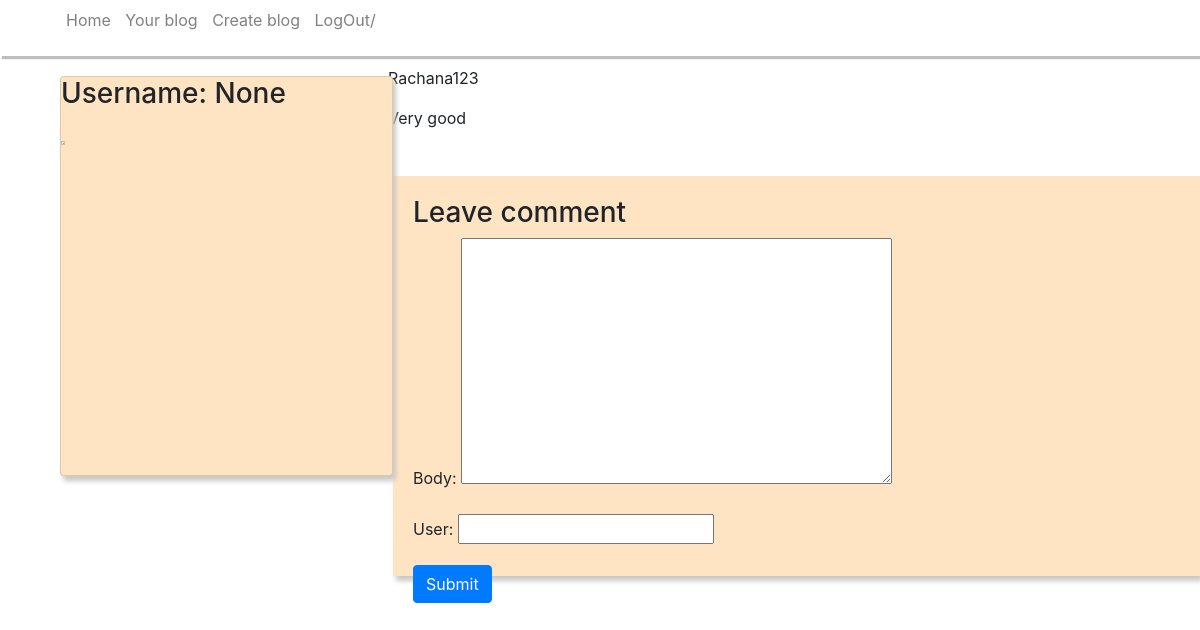
The app's page /posts/9 with its own data.
### myapp/models.py (models this page shows, shortened)
class Blog(models.Model):
    title = models.CharField(max_length=100)
    content = models.TextField()
    Image = models.ImageField(upload_to='Images', null=True, blank=True)
    user = models.ForeignKey(User, on_delete=models.CASCADE, null=True)

class Comment(models.Model):
    blog = models.ForeignKey(Blog, on_delete=models.CASCADE, related_name='comments')
    user = models.CharField(max_length=100, default="Anonumous")
    body = models.TextField()
    active = models.BooleanField(default=True)

### myapp/views.py (the view)
# urls.py: path('posts/<int:id>', views.Comment_detail, name='posts')
def Comment_detail(request, id):
    post = Blog.objects.get(pk = id)
    comments = post.comments.filter(active=True)
    new_comment = None
    if request.method == "POST":
        comment_data = Comment_form(request.POST, instance=post)
        uname = request.user
        fm = blog_form(initial={'user':uname})
        if comment_data.is_valid():
            new_comment = comment_data.save()
    else:
        comment_data = Comment_form(instance=post)
    return render(request, 'post.html', {'post': post, 'comments':comments, 'new_comment':new_comment, 'comment_data': comment_data})

### myapp/forms.py
class Comment_form(forms.ModelForm):
    class Meta:
        model = Comment
        fields = ['body', 'user']

### myapp/templates/post.html (shortened to what this page needs)
{% extends 'main_page.html' %}
{% block content %}
<div class="container">
    <div class="row card">
    <h3>Username: {{post.user}}</h3>
    <img src="{{i.get_Image_url}}" alt="{{uname}}" style="width:5%; height:8%;">
    <div class="container">
    </div>
    </div>
  </div>
<div class="row">
{% for comment in comments %}
<div class="comments" style="padding: 10px;">
<p>
    {{comment.user}}
</p>
{{comment.body | linebreaks }}
</div>
{% endfor %}
</div>
<div class="row">
    <div class="card-body">
        {% if new_comment %}
        <div class="alert" role="alert">
            Your commnet is awaiting moderation
        </div>
        {% else %}
        <h3>Leave  comment </h3>
        <form action="" method="post">
            {{ comment_data.as_p }}
            <button type="submit" class="btn btn-primary">Submit</button>
        </form>
        {% endif %}
    </div>
</div>
{% endblock %}

### myapp/templates/main_page.html (style rules this page uses)
body { margin-top: 0px; }
.card { background-color: bisque; margin-left: 15px; margin-top: 20px; width: 30%; height: 400px; box-shadow: 3px 5px 5px rgb(201, 199, 199); float: left; }
.card-body { background-color: bisque; margin-left: 15px; margin-top: 20px; width: 30%; height: 400px; box-shadow: 3px 5px 5px rgb(201, 199, 199); float: left; }

### records on screen
Blog: user "None"
Comment: user "Rachana123", body "Very good"
